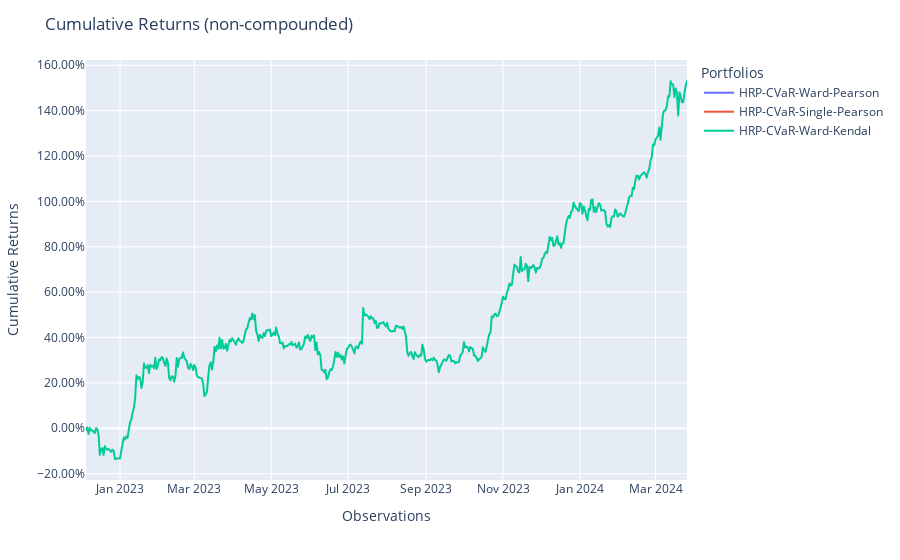

The notebook cell this image was saved under:
### Code cell
#Hierarchical Risk Parity - CVaR
model1 = skfolio.optimization.HierarchicalRiskParity(
    risk_measure=RiskMeasure.CVAR, portfolio_params=dict(name="HRP-CVaR-Ward-Pearson")
)
model1.fit(X_train)
model2 = skfolio.optimization.HierarchicalRiskParity(
    risk_measure=RiskMeasure.CVAR,
    hierarchical_clustering_estimator=skfolio.cluster.HierarchicalClustering(
        linkage_method=skfolio.cluster.LinkageMethod.SINGLE,
    ),
    portfolio_params=dict(name="HRP-CVaR-Single-Pearson"),
)
model2.fit(X_train)
model3 = skfolio.optimization.HierarchicalRiskParity(
    risk_measure=RiskMeasure.CVAR,
    distance_estimator=skfolio.distance.KendallDistance(absolute=True),
    portfolio_params=dict(name="HRP-CVaR-Ward-Kendal"),
)
model3.fit(X_train)

population = skfolio.Population([model1.predict(X_test),model2.predict(X_test),model3.predict(X_test)])
population.plot_cumulative_returns()

### Figure 1 — Plotly figure (JSON) as saved in the notebook; plotly's stock layout.template omitted (floating-point values rounded to 4 significant figures; data arrays with more than 128 entries replaced by an {"elided": "..."} marker saying what was removed)
{"data": [{"hovertemplate": "variable=HRP-CVaR-Ward-Pearson<br>index=%{x}<br>value=%{y}<extra></extra>", "legendgroup": "HRP-CVaR-Ward-Pearson", "line": {"color": "#636efa", "dash": "solid"}, "marker": {"symbol": "circle"}, "mode": "lines", "name": "HRP-CVaR-Ward-Pearson", "showlegend": true, "type": "scattergl", "x": {"elided": "478 str values"}, "xaxis": "x", "y": {"elided": "478 float values"}, "yaxis": "y"}, {"hovertemplate": "variable=HRP-CVaR-Single-Pearson<br>index=%{x}<br>value=%{y}<extra></extra>", "legendgroup": "HRP-CVaR-Single-Pearson", "line": {"color": "#EF553B", "dash": "solid"}, "marker": {"symbol": "circle"}, "mode": "lines", "name": "HRP-CVaR-Single-Pearson", "showlegend": true, "type": "scattergl", "x": {"elided": "478 str values"}, "xaxis": "x", "y": {"elided": "478 float values"}, "yaxis": "y"}, {"hovertemplate": "variable=HRP-CVaR-Ward-Kendal<br>index=%{x}<br>value=%{y}<extra></extra>", "legendgroup": "HRP-CVaR-Ward-Kendal", "line": {"color": "#00cc96", "dash": "solid"}, "marker": {"symbol": "circle"}, "mode": "lines", "name": "HRP-CVaR-Ward-Kendal", "showlegend": true, "type": "scattergl", "x": {"elided": "478 str values"}, "xaxis": "x", "y": {"elided": "478 float values"}, "yaxis": "y"}], "layout": {"legend": {"title": {"text": "Portfolios"}, "tracegroupgap": 0}, "margin": {"t": 60}, "title": {"text": "Cumulative Returns (non-compounded)"}, "xaxis": {"anchor": "y", "domain": [0, 1], "title": {"text": "Observations"}}, "yaxis": {"anchor": "x", "domain": [0, 1], "tickformat": ".2%", "title": {"text": "Cumulative Returns"}}}}
